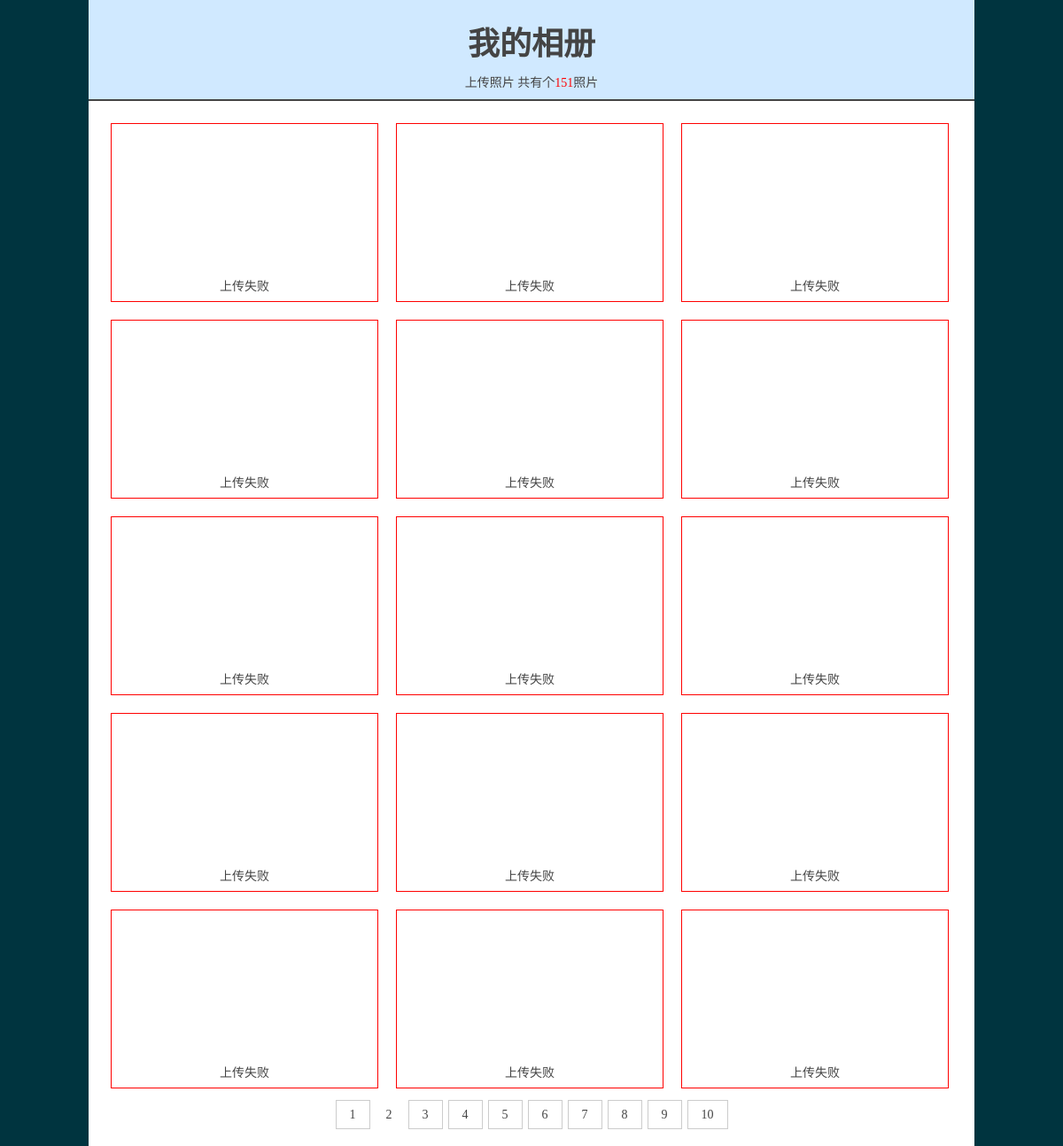
The page /xiangmu/index.php?page=2 (signed in) on the database its author committed.
### tables this page shows
CREATE TABLE `photos` (
  `id` int(11) NOT NULL,
  `title` varchar(30) DEFAULT NULL,
  `imgsrc` varchar(100) DEFAULT NULL,
  `intro` text,
  `hits` int(11) NOT NULL DEFAULT '0',
  `addate` int(10) DEFAULT NULL
);

### xiangmu/index.php (the view, shortened to what this page needs)
<?php
require_once("./conn.php");
$pagesize = 15;
$page = isset($_GET['page']) ? $_GET['page'] : 1;
$startrow = ($page-1)*$pagesize;
$sql = "SELECT * FROM photos";
$result = mysqli_query($link, $sql);
$records = mysqli_num_rows($result);
$sql = "SELECT * FROM photos ORDER BY id DESC LIMIT {$startrow},{$pagesize}";
$result = mysqli_query($link, $sql);
$arrs = mysqli_fetch_all($result,MYSQLI_ASSOC);
?>
<!DOCTYPE html>
<html>
<head>
</head>
<body>
<div class="box">
<div class="title">
	<h2>我的相册</h2>
	<a href="./upload.php">上传照片</a>
	共有个<font color='red'><?php echo $records?></font>照片
</div>
<div class="photos">
	<ul>
		<?php
		foreach($arrs as $arr){
		?>
		<li>
			<a href="./detail.php?id=<?php echo $arr['id']?>"><img src="<?php echo $arr['imgsrc']?>"></a>
			<a href="./detail.php?id=<?php echo $arr['id']?>"><?php echo $arr['title']?></a>
		</li>
		<?php }?>
	</ul>
	<div class="pagelist">
		<?php
		$start = $page-5;
		$end   = $page+4;
		if($page<=6)
		{
			$start = 1;
			$end   = 10;
		}
		for($i=$start;$i<=$end;$i++)
		{
			if($page==$i)
			{
				echo "<span class='current'>$i</span>";
			}else
			{
				echo "<a href='./index.php?page=$i'>$i</a>";
			}
		}
		?>
	</div>
</div>
</div>
</body>
</html>

### xiangmu/index.php (style rules this page uses)
body,ul,li,h2,a { margin:0px;padding:0px }
body { font-size:14px;color:#444;background-color:#00343f; }
ul,li { list-style: none; }
a { text-decoration:none;color:#444; }
.box { width:1000px;margin:0px auto;background-color:white; }
.title { text-align:center; padding: 10px 0px; border-bottom: 2px solid #444; background-color:#d0e9ff; }
.title h2 { font-size:36px;padding:10px; }
.photos { padding:15px; }
.photos li { float:left; width:290px; padding:8px 5px; margin:10px; text-align:center; border:1px solid red; }
.photos img { width:280px;height:160px; }
.pagelist { height:40px;line-height:40px;text-align:center; }
.pagelist a { padding:8px 15px;margin:0px 3px;border:1px solid #ccc; }
.pagelist .current { padding:8px 15px; }

### rows shown on the page
photos: imgsrc (picture), title "上传失败"
photos: imgsrc (picture), title "上传失败"
photos: imgsrc (picture), title "上传失败"
photos: imgsrc (picture), title "上传失败"
photos: imgsrc (picture), title "上传失败"
photos: imgsrc (picture), title "上传失败"
photos: imgsrc (picture), title "上传失败"
photos: imgsrc (picture), title "上传失败"
photos: imgsrc (picture), title "上传失败"
photos: imgsrc (picture), title "上传失败"
photos: imgsrc (picture), title "上传失败"
photos: imgsrc (picture), title "上传失败"
photos: imgsrc (picture), title "上传失败"
photos: imgsrc (picture), title "上传失败"
photos: imgsrc (picture), title "上传失败"

### other values the page prints
$records "151"
